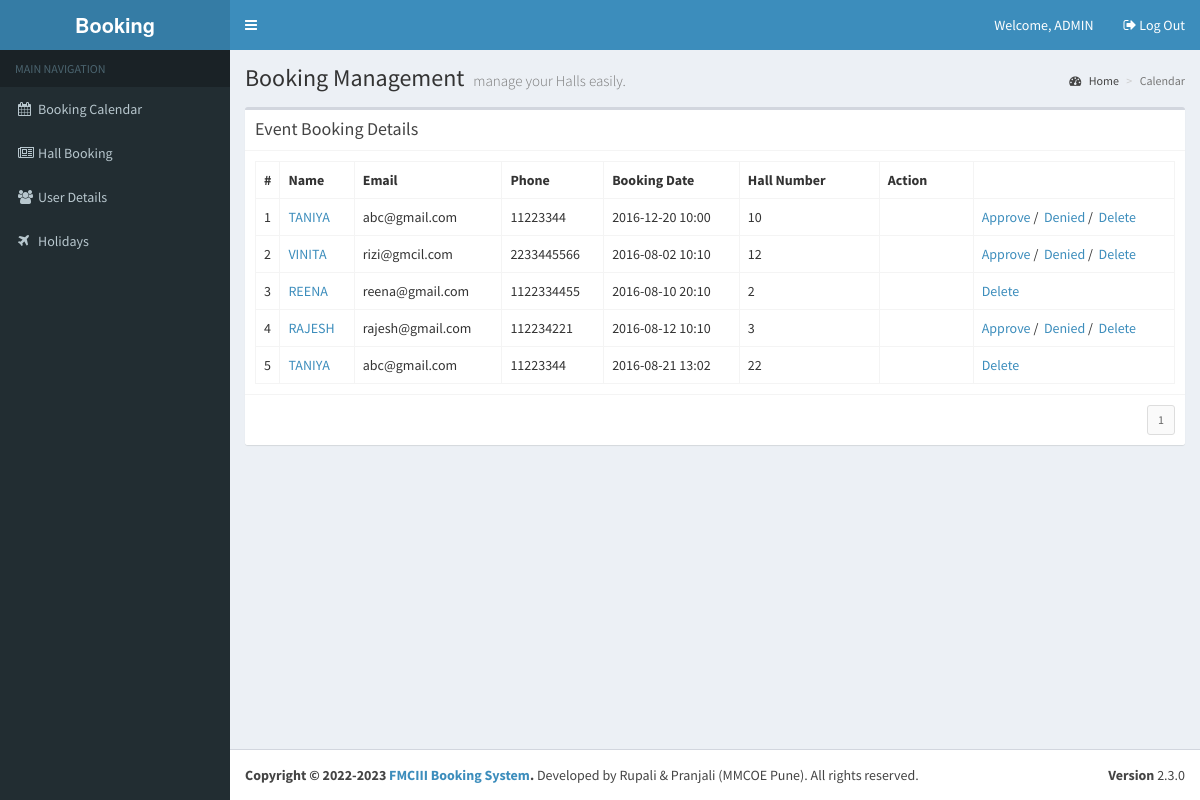
/event-management/views/?v=LIST (signed in), run on the app's committed database.
### tables this page shows
CREATE TABLE `tbl_users` (
  `id` int(10) NOT NULL,
  `name` varchar(100) NOT NULL,
  `pwd` varchar(200) NOT NULL,
  `address` varchar(250) NOT NULL,
  `phone` varchar(20) NOT NULL,
  `email` varchar(100) NOT NULL,
  `type` varchar(10) NOT NULL,
  `status` varchar(10) NOT NULL,
  `bdate` varchar(100) NOT NULL
);

CREATE TABLE `tbl_reservations` (
  `id` int(10) NOT NULL,
  `uid` int(10) NOT NULL,
  `ucount` varchar(10) NOT NULL,
  `rdate` varchar(100) NOT NULL,
  `status` varchar(10) NOT NULL,
  `comments` varchar(250) NOT NULL,
  `bdate` varchar(100) NOT NULL
);

### event-management/views/index.php (called while the page is built, shortened)
<?php
require_once '../library/functions.php';
require_once '../include/template.php';
?>

### event-management/library/database.php (called while the page is built, shortened)
<?php
require_once 'config.php';
$dbConn = mysqli_connect ($dbHost, $dbUser, $dbPass,$dbName);
function dbQuery($sql)
{
	global $dbConn;
	$result = mysqli_query($dbConn,$sql);
	return $result;
}
function dbFetchAssoc($result)
{
	return mysqli_fetch_assoc($result);
}
function dbNumRows($result)
{
	return mysqli_num_rows($result);
}
?>

### event-management/views/eventlist.php (the view, shortened to what this page needs)
<?php
$records = getBookingRecords();
$utype = '';
$type = $_SESSION['calendar_fd_user']['type'];
if($type == 'admin') {
	$utype = 'on';
}
?>
<div class="col-md-12">
  <div class="box">
    <div class="box-header with-border">
      <h3 class="box-title">Event Booking Details</h3>
    </div>
    <div class="box-body">
      <table class="table table-bordered">
        <tr>
          <th style="width: 10px">#</th>
          <th>Name</th>
          <th>Email</th>
          <th>Phone</th>
          <th>Booking Date</th>
          <th style="width: 140px"> Hall Number</th>
          <?php if($utype == 'on') { ?>
		  <th >Action</th>
		  <?php } ?>
        </tr>
        <?php
	  $idx = 1;
	  foreach($records as $rec) {
	  	extract($rec);
		?>
        <tr>
          <td><?php echo $idx++; ?></td>
          <td><a href="<?php echo WEB_ROOT; ?>views/?v=USER&ID=<?php echo $user_id; ?>"><?php echo strtoupper($user_name); ?></a></td>
          <td><?php echo $user_email; ?></td>
          <td><?php echo $user_phone; ?></td>
          <td><?php echo $res_date; ?></td>
          <td><?php echo $count; ?></td>
          <td><span class="label label-<?php echo $stat; ?>"><?php echo $status; ?></span></td>
          <?php if($utype == 'on') { ?>
		  <td><?php if($status == "PENDING") {?>
            <a href="javascript:approve('<?php echo $user_id ?>');">Approve</a>&nbsp;/
			&nbsp;<a href="javascript:decline('<?php echo $user_id ?>');">Denied</a>&nbsp;/
			&nbsp;<a href="javascript:deleteUser('<?php echo $user_id ?>');">Delete</a>
            <?php } else { ?>
			<a href="javascript:deleteUser('<?php echo $user_id ?>');">Delete</a>
			<?php } ?>
          </td>
		  <?php } ?>
        </tr>
        <?php } ?>
      </table>
    </div>
    <div class="box-footer clearfix">
      <?php echo generatePagination(); ?> </div>
  </div>
</div>

### event-management/include/template.php (shortened to what this page needs)
<!DOCTYPE html>
<html>
<head>
<?php include('head.php'); ?>
</head>
<body class="skin-blue sidebar-mini">
<div class="wrapper">
  <header class="main-header">
    <a href="<?php echo WEB_ROOT; ?>" class="logo">
    <span class="logo-lg"><b>Booking Management</b></span> </a>
    <nav class="navbar navbar-static-top" role="navigation">
      <?php include('nav.php'); ?>
    </nav>
  </header>
  <aside class="main-sidebar">
   <?php include('sidebar.php'); ?>
  </aside>
  <div class="content-wrapper">
    <section class="content-header">
      <h1> Booking Management <small>manage your Halls easily.</small> </h1>
      <ol class="breadcrumb">
        <li><a href="#"><i class="fa fa-dashboard"></i> Home</a></li>
        <li class="active">Calendar</li>
      </ol>
    </section>
    <section class="content">
	  <div class="row">
	  	<div class="col-md-12">
		</div>
	  </div>
	  <div class="row">
	  	<?php
			require_once $content;
		?>
      </div>
    </section>
  </div>
  <footer class="main-footer">
		<?php include('footer.php'); ?>
	</footer>
</div>
</body>
</html>

### event-management/include/head.php (shortened to what this page needs)
<link rel="stylesheet" href="<?php echo WEB_ROOT; ?>bootstrap/css/bootstrap.min.css">
<link rel="stylesheet" href="https://maxcdn.bootstrapcdn.com/font-awesome/4.4.0/css/font-awesome.min.css">
<link rel="stylesheet" href="https://code.ionicframework.com/ionicons/2.0.1/css/ionicons.min.css">
<link rel="stylesheet" href="<?php echo WEB_ROOT; ?>plugins/fullcalendar/fullcalendar.min.css">
<link rel="stylesheet" href="<?php echo WEB_ROOT; ?>plugins/fullcalendar/fullcalendar.print.css" media="print">
<link rel="stylesheet" href="<?php echo WEB_ROOT; ?>dist/css/AdminLTE.min.css">
<link rel="stylesheet" href="<?php echo WEB_ROOT; ?>dist/css/skins/_all-skins.min.css">

### event-management/include/nav.php (shortened to what this page needs)
<a href="#" class="sidebar-toggle" data-toggle="offcanvas" role="button">
</a>
<div class="navbar-custom-menu">
  <ul class="nav navbar-nav">
  	<li class="dropdown user user-menu">
		<a>
		<span class="hidden-xs"></i>Welcome, <?php echo strtoupper($_SESSION['calendar_fd_user']['name']); ?></span>
		</a>
	</li>
    <li class="dropdown user user-menu">
	<a href="<?php echo WEB_ROOT; ?>?logout">
	<span class="hidden-xs"><i class="fa fa-sign-out" aria-hidden="true"></i>&nbsp;Log Out</span>
	</a>
    </li>
  </ul>
</div>

### event-management/include/sidebar.php
<section class="sidebar">
  <ul class="sidebar-menu">
    <li class="header">MAIN NAVIGATION</li>
    <li class="treeview">
		<a href="<?php echo WEB_ROOT; ?>views/?v=DB"><i class="fa fa-calendar"></i><span>Booking Calendar</span></a>
	</li>
    <li class="treeview">
		<a href="<?php echo WEB_ROOT; ?>views/?v=LIST"><i class="fa fa-newspaper-o"></i><span>Hall Booking</span></a>
	</li>
	<li class="treeview">
		<a href="<?php echo WEB_ROOT; ?>views/?v=USERS"><i class="fa fa-users"></i><span>User Details</span></a>
	</li>
	<?php
	$type = $_SESSION['calendar_fd_user']['type'];
	if($type == 'admin') {
	?>
	<li class="treeview">
		<a href="<?php echo WEB_ROOT; ?>views/?v=HOLY"><i class="fa fa-plane"></i><span>Holidays</span></a>
	</li>
	<?php
	}
	?>
  </ul>
</section>

### event-management/library/functions.php (shortened to what this page needs)
<?php
function getBookingRecords(){
	$per_page = 10;
	$page = (isset($_GET['page']) && $_GET['page'] != '') ? $_GET['page'] : 1;
	$start 	= ($page-1)*$per_page;
	$sql 	= "SELECT u.id AS uid, u.name, u.phone, u.email,
			   r.ucount, r.rdate, r.status, r.comments
			   FROM tbl_users u, tbl_reservations r
			   WHERE u.id = r.uid
			   ORDER BY r.id DESC LIMIT $start, $per_page";
	$result = dbQuery($sql);
	$records = array();
	while($row = dbFetchAssoc($result)) {
		extract($row);
		$records[] = array("user_id" => $uid,
							"user_name" => $name,
							"user_phone" => $phone,
							"user_email" => $email,
							"count" => $ucount,
							"res_date" => $rdate,
							"status" => $status,
							"comments" => $comments);
	}
	return $records;
}
function generatePagination(){
	$per_page = 10;
	$sql 	= "SELECT * FROM tbl_users";
	$result = dbQuery($sql);
	$count 	= dbNumRows($result);
	$pages 	= ceil($count/$per_page);
	$pageno = '<ul class="pagination pagination-sm no-margin pull-right">';
	for($i=1; $i<=$pages; $i++)	{
		$pageno .= "<li><a href=\"?v=USER&page=$i\">".$i."</a></li>";
	}
	$pageno .= 	"</ul>";
	return $pageno;
}
?>

### event-management/include/footer.php
<div class="pull-right hidden-xs"> <b>Version</b> 2.3.0 </div>
<strong>Copyright &copy; 2022-2023 <a href="https://www.fmciii.com/" target="_blank">FMCIII Booking System</a>.</strong> Developed by Rupali & Pranjali (MMCOE Pune). All rights reserved.

### data on the page
tbl_users: name "TANIYA", email "abc@gmail.com", phone "11223344", tbl_reservations.rdate "2016-12-20 10:00", tbl_reservations.ucount "10", tbl_reservations.rdate "2016-08-21 13:02", tbl_reservations.ucount "22"
tbl_users: name "VINITA", email "rizi@gmcil.com", phone "2233445566", tbl_reservations.rdate "2016-08-02 10:10", tbl_reservations.ucount "12"
tbl_users: name "REENA", email "reena@gmail.com", phone "1122334455", tbl_reservations.rdate "2016-08-10 20:10", tbl_reservations.ucount "2"
tbl_users: name "RAJESH", email "rajesh@gmail.com", phone "112234221", tbl_reservations.rdate "2016-08-12 10:10", tbl_reservations.ucount "3"

### other printed values
$_SESSION['calendar_fd_user']['name'] "ADMIN"
